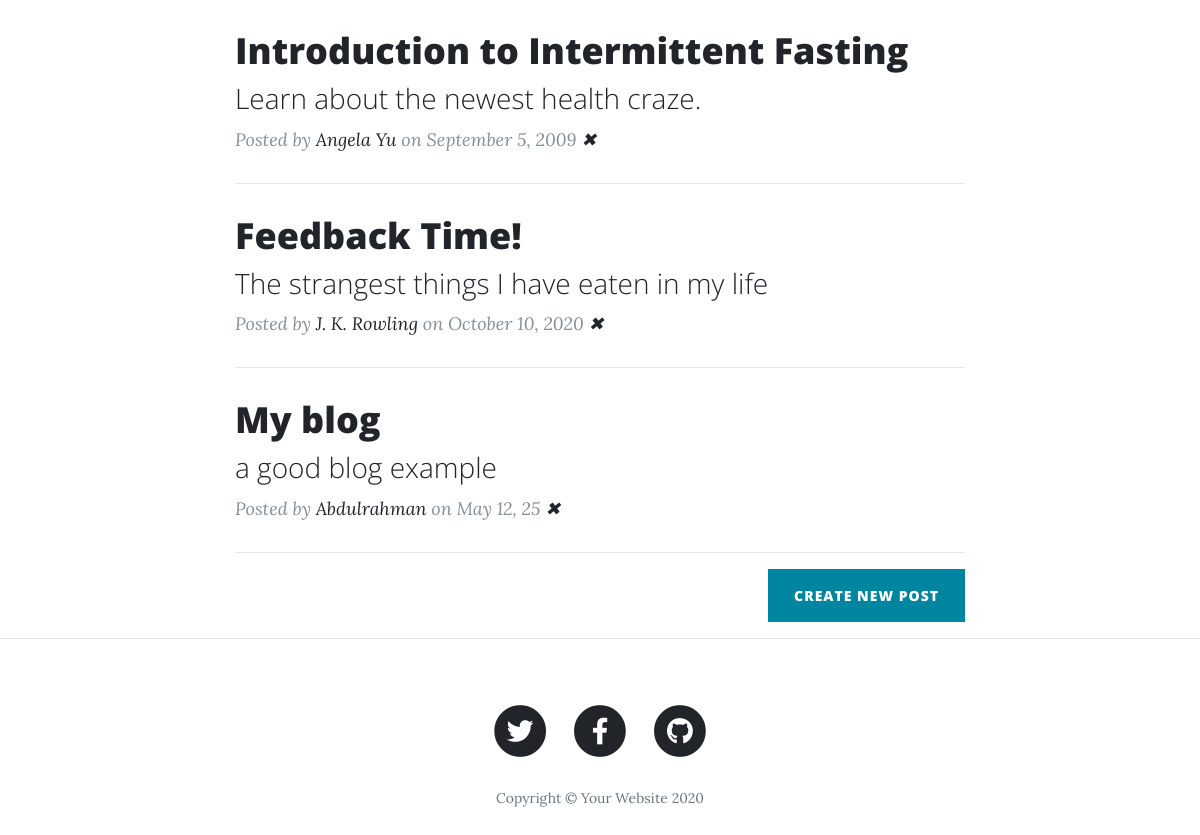
Before: / (lower part) with the older database file.
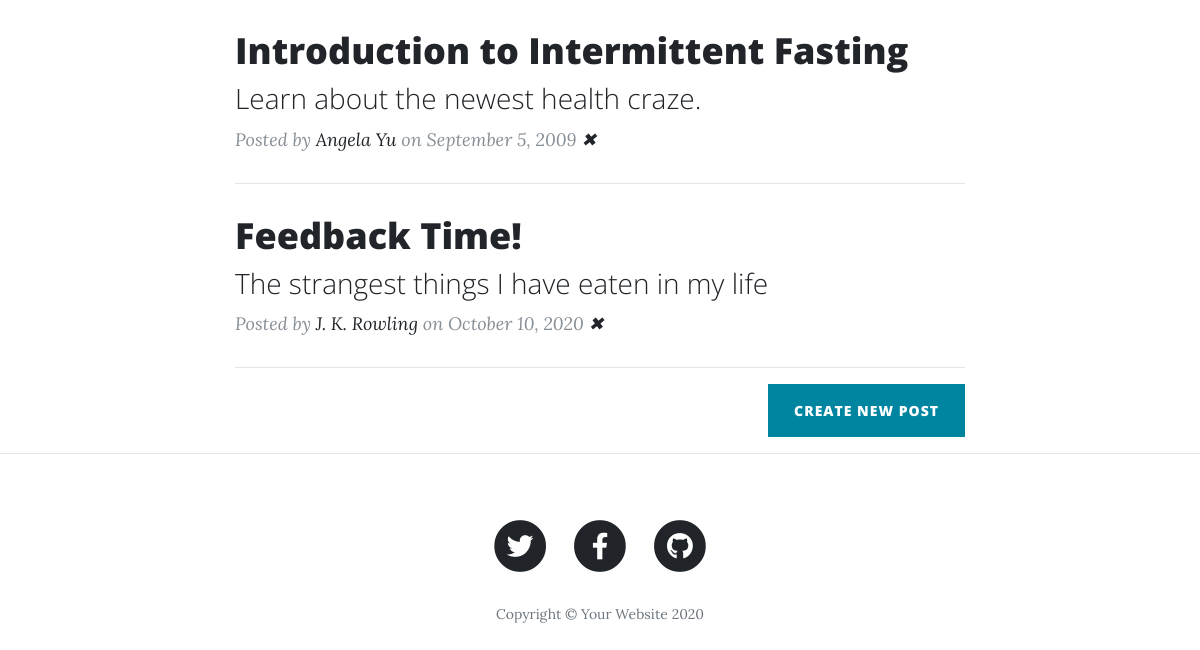
After: the same page with the newer database file.
### main.py (models this page shows)
class BlogPost(db.Model):
    id = db.Column(db.Integer, primary_key=True)
    title = db.Column(db.String(250), unique=True, nullable=False)
    subtitle = db.Column(db.String(250), nullable=False)
    date = db.Column(db.String(250), nullable=False)
    body = db.Column(db.Text, nullable=False)
    author = db.Column(db.String(250), nullable=False)
    img_url = db.Column(db.String(250), nullable=False)

### main.py (the view)
@app.route('/')
def get_all_posts():
    posts = BlogPost.query.all()
    return render_template("index.html", all_posts=posts)

### templates/index.html (shortened to what this page needs)
{% include "header.html" %}
  <div class="container">
    <div class="row">
      <div class="col-lg-8 col-md-10 mx-auto">
        {% for post in all_posts %}
        <div class="post-preview">
          <a href="{{ url_for('show_post', post_id=post.id) }}">
            <h2 class="post-title">
              {{post.title}}
            </h2>
            <h3 class="post-subtitle">
              {{post.subtitle}}
            </h3>
          </a>
          <p class="post-meta">Posted by
            <a href="#">{{post.author}}</a>
            on {{post.date}}
          <a href="{{ url_for('remove_blog',  post_id=post.id) }}">✖</a></p>
        </div>
        <hr>
        {% endfor %}
        <div class="clearfix">
          <a class="btn btn-primary float-right" href="{{ url_for('make_post') }}">Create New Post</a>
        </div>
      </div>
    </div>
  </div>
  <hr>
{% include "footer.html" %}

### templates/header.html (shortened to what this page needs)
<!DOCTYPE html>
<html lang="en">
<head>
  <link href="{{ url_for('static', filename='vendor/bootstrap/css/bootstrap.min.css') }}" rel="stylesheet">
  <link href="{{ url_for('static', filename='vendor/fontawesome-free/css/all.min.css')}}" rel="stylesheet" type="text/css">
  <link href="{{ url_for('static', filename='css/clean-blog.min.css')}}" rel="stylesheet">
</head>
<body>

### templates/footer.html (shortened to what this page needs)
  <footer>
    <div class="container">
      <div class="row">
        <div class="col-lg-8 col-md-10 mx-auto">
          <ul class="list-inline text-center">
            <li class="list-inline-item">
              <a href="#">
                <span class="fa-stack fa-lg">
                  <i class="fas fa-circle fa-stack-2x"></i>
                  <i class="fab fa-twitter fa-stack-1x fa-inverse"></i>
                </span>
              </a>
            </li>
            <li class="list-inline-item">
              <a href="#">
                <span class="fa-stack fa-lg">
                  <i class="fas fa-circle fa-stack-2x"></i>
                  <i class="fab fa-facebook-f fa-stack-1x fa-inverse"></i>
                </span>
              </a>
            </li>
            <li class="list-inline-item">
              <a href="#">
                <span class="fa-stack fa-lg">
                  <i class="fas fa-circle fa-stack-2x"></i>
                  <i class="fab fa-github fa-stack-1x fa-inverse"></i>
                </span>
              </a>
            </li>
          </ul>
          <p class="copyright text-muted">Copyright &copy; Your Website 2020</p>
        </div>
      </div>
    </div>
  </footer>
</body>
</html>

Changed rows visible on the page:
removed BlogPost: title "My blog", subtitle "a good blog example", author "Abdulrahman", date "May 12, 25"
